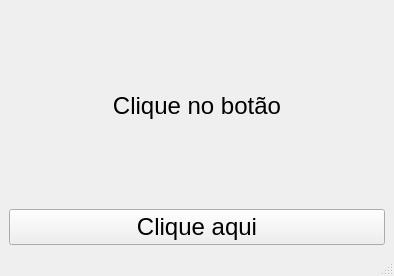
<?xml version="1.0" encoding="UTF-8"?>
<ui version="4.0">
 <class>HelloWorld</class>
 <widget class="QMainWindow" name="HelloWorld">
  <property name="geometry">
   <rect>
    <x>0</x>
    <y>0</y>
    <width>394</width>
    <height>276</height>
   </rect>
  </property>
  <property name="windowTitle">
   <string>MainWindow</string>
  </property>
  <widget class="QWidget" name="centralwidget">
   <layout class="QVBoxLayout" name="verticalLayout">
    <item>
     <widget class="QLabel" name="meuLabel">
      <property name="font">
       <font>
        <pointsize>18</pointsize>
       </font>
      </property>
      <property name="text">
       <string>Clique no botão</string>
      </property>
      <property name="alignment">
       <set>Qt::AlignCenter</set>
      </property>
     </widget>
    </item>
    <item>
     <widget class="QPushButton" name="meuBotao">
      <property name="font">
       <font>
        <pointsize>18</pointsize>
       </font>
      </property>
      <property name="text">
       <string>Clique aqui</string>
      </property>
     </widget>
    </item>
   </layout>
  </widget>
  <widget class="QMenuBar" name="menubar">
   <property name="geometry">
    <rect>
     <x>0</x>
     <y>0</y>
     <width>394</width>
     <height>31</height>
    </rect>
   </property>
  </widget>
  <widget class="QStatusBar" name="statusbar"/>
 </widget>
 <resources/>
 <connections/>
</ui>
